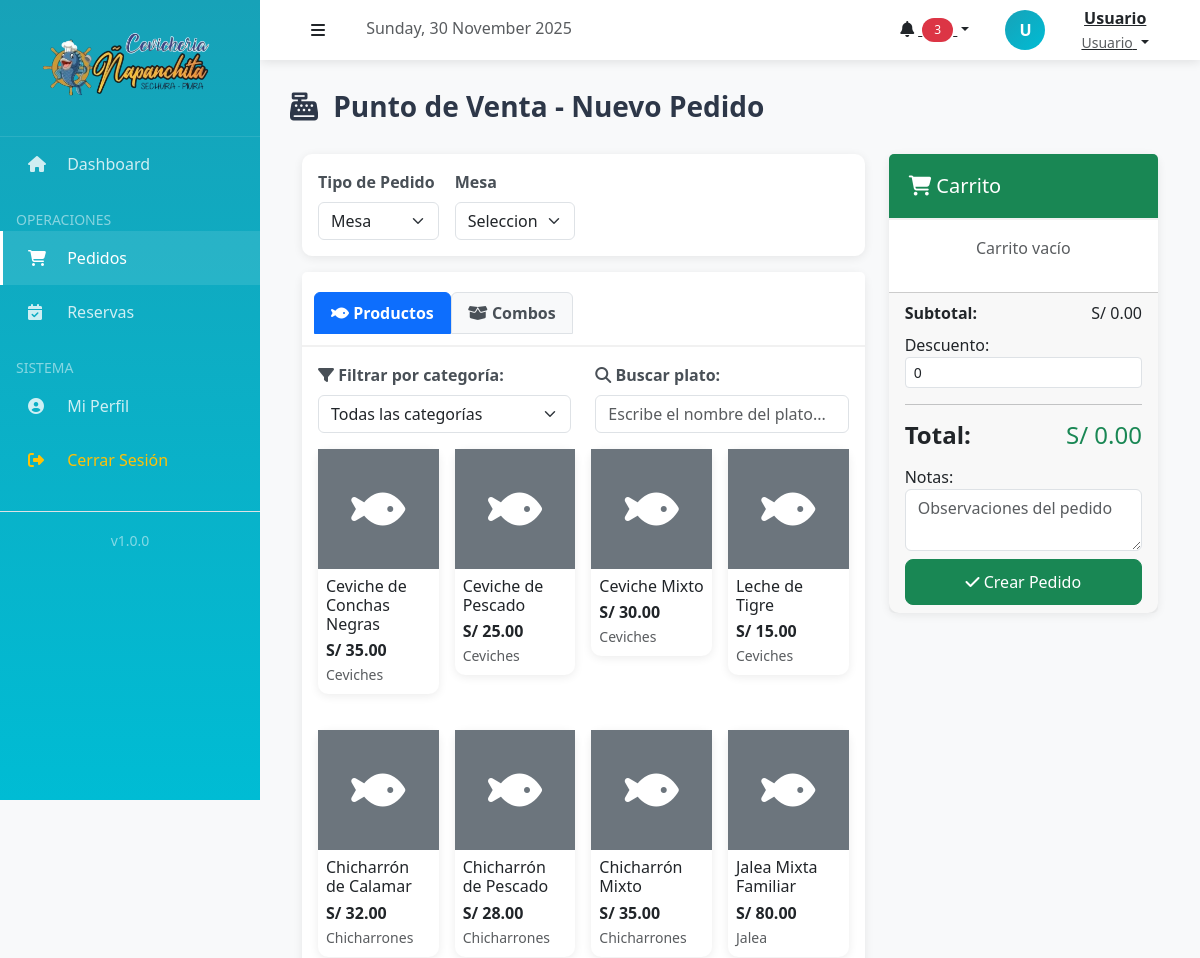
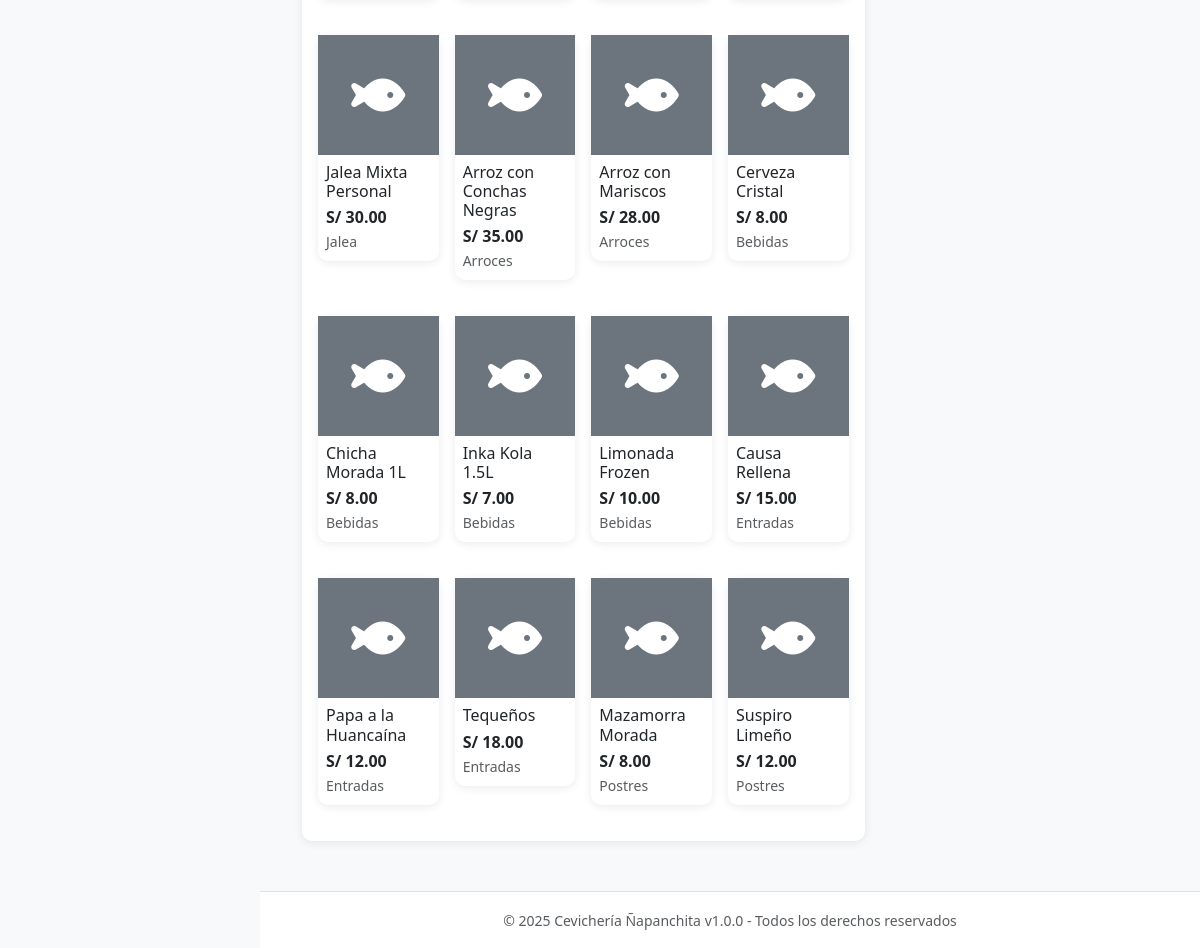
Screenshot of /index.php?action=pedidos_crear (signed in) with the database file from the repository (2 pictures, top to bottom).
### tables this page shows
CREATE TABLE platos (
    id INT AUTO_INCREMENT PRIMARY KEY,
    categoria_id INT NOT NULL,
    nombre VARCHAR(100) NOT NULL,
    descripcion TEXT,
    precio DECIMAL(10, 2) NOT NULL CHECK (precio > 0),
    imagen_url VARCHAR(255),
    disponible BOOLEAN DEFAULT TRUE,
    fecha_creacion TIMESTAMP DEFAULT CURRENT_TIMESTAMP,
    
    FOREIGN KEY (categoria_id) REFERENCES categorias(id) ON DELETE RESTRICT,
    
    INDEX idx_productos_categoria (categoria_id),
    INDEX idx_productos_disponible (disponible),
    INDEX idx_productos_nombre (nombre)
);

CREATE TABLE categorias (
    id INT AUTO_INCREMENT PRIMARY KEY,
    nombre VARCHAR(50) UNIQUE NOT NULL,
    descripcion TEXT,
    orden INT DEFAULT 0 COMMENT 'Orden de visualizaciÃ³n',
    activo BOOLEAN DEFAULT TRUE,
    
    INDEX idx_categorias_activo (activo),
    INDEX idx_categorias_orden (orden)
);

### controllers/PedidoController.php (called while the page is built, shortened)
<?php
require_once __DIR__ . '/../config/database.php';
require_once __DIR__ . '/../models/Plato.php';
class PedidoController
{
    private $plato;
    public function __construct()
    {
        $database = new Database();
        $this->db = $database->getConnection();
        $this->plato = new Plato($this->db);
    }
    public function crear()
    {
        $platos = $this->plato->listar(true);
        require_once __DIR__ . '/../views/pedidos/crear.php';
    }
}

### config/database.php (called while the page is built, shortened)
<?php
class Database
{
    private $host = "localhost";
    private $db_name = "napanchita_db";
    private $username = "root";
    private $password = "";
    public function getConnection()
    {
        try {
            $this->conn = new PDO(
                "mysql:host=" . $this->host . ";dbname=" . $this->db_name . ";charset=utf8mb4",
                $this->username,
                $this->password
            );
            $this->conn->setAttribute(PDO::ATTR_ERRMODE, PDO::ERRMODE_EXCEPTION);
            $this->conn->setAttribute(PDO::ATTR_EMULATE_PREPARES, false);
            return $this->conn;
        } catch (PDOException $e) {
            echo "Error de conexión: " . $e->getMessage();
            return null;
        }
    }
}

### models/Plato.php (called while the page is built, shortened)
<?php
class Plato
{
    private $conn;
    private $table = "platos";
    public function __construct($db)
    {
        $this->conn = $db;
    }
    public function listar($solo_disponibles = false)
    {
        $query = "SELECT p.*, c.nombre as categoria_nombre
                  FROM " . $this->table . " p
                  LEFT JOIN categorias c ON p.categoria_id = c.id";
        if ($solo_disponibles) {
            $query .= " WHERE p.disponible = TRUE";
        }
        $query .= " ORDER BY c.orden ASC, p.nombre ASC";
        $stmt = $this->conn->prepare($query);
        $stmt->execute();
        return $stmt->fetchAll(PDO::FETCH_ASSOC);
    }
}

### views/pedidos/crear.php (the view, shortened to what this page needs)
<?php
include __DIR__ . '/../layouts/header.php';
?>
<div class="page-header">
    <h1><i class="fas fa-cash-register me-2"></i> Punto de Venta - Nuevo Pedido</h1>
</div>
<div class="container-fluid">
    <form id="formPedido" method="POST" action="index.php?action=pedidos_guardar">
        <div class="row">
            <div class="col-md-8">
                <div class="card mb-3">
                    <div class="card-body">
                        <div class="row g-3">
                            <div class="col-md-3">
                                <label class="form-label"><strong>Tipo de Pedido</strong></label>
                                <select name="tipo" id="tipoPedido" class="form-select" required>
                                    <option value="mesa">Mesa</option>
                                </select>
                            </div>
                            <div class="col-md-3" id="mesaSelect">
                                <label class="form-label">Mesa</label>
                                <select name="mesa_id" id="mesa_id" class="form-select">
                                    <option value="">Seleccionar mesa</option>
                                </select>
                            </div>
                        </div>
                    </div>
                </div>
                <div class="card">
                    <div class="card-header">
                        <ul class="nav nav-tabs card-header-tabs" role="tablist">
                            <li class="nav-item" role="presentation">
                                <button type="button" class="nav-link active" id="platos-tab-btn" data-bs-toggle="tab" data-bs-target="#platos-tab" role="tab">
                                    <i class="fas fa-fish"></i> Productos
                                </button>
                            </li>
                            <li class="nav-item" role="presentation">
                                <button type="button" class="nav-link" id="combos-tab-btn" data-bs-toggle="tab" data-bs-target="#combos-tab" role="tab">
                                    <i class="fas fa-box-open"></i> Combos
                                </button>
                            </li>
                        </ul>
                    </div>
                    <div class="card-body">
                        <div class="tab-content">
                            <div class="tab-pane fade show active" id="platos-tab" role="tabpanel">
                                <?php if (!empty($platos)): ?>
                                <div class="row mb-3">
                                    <div class="col-md-6">
                                        <label class="form-label"><i class="fas fa-filter"></i> Filtrar por categoría:</label>
                                        <select id="filtroCategoria" class="form-select">
                                            <option value="">Todas las categorías</option>
                                        </select>
                                    </div>
                                    <div class="col-md-6">
                                        <label class="form-label"><i class="fas fa-search"></i> Buscar plato:</label>
                                        <input type="text" id="buscadorPlato" class="form-control" placeholder="Escribe el nombre del plato...">
                                    </div>
                                </div>
                                <div class="row g-3" id="platos-container">
                                    <?php foreach ($platos as $prod): ?>
                                        <div class="col-md-3 plato-item" data-categoria="<?php echo $prod['categoria_id']; ?>" data-nombre="<?php echo strtolower($prod['nombre']); ?>">
                                            <div class="card plato-card" onclick="agregarAlCarrito('plato', <?php echo $prod['id']; ?>, '<?php echo addslashes($prod['nombre']); ?>', <?php echo $prod['precio']; ?>)">
                                                <?php if ($prod['imagen_url']): ?>
                                                    <img src="<?php echo BASE_URL . $prod['imagen_url']; ?>" class="card-img-top plato-imagen" alt="<?php echo $prod['nombre']; ?>">
                                                <?php else: ?>
                                                    <div class="bg-secondary text-white plato-imagen d-flex align-items-center justify-content-center">
                                                        <i class="fas fa-fish fa-3x"></i>
                                                    </div>
                                                <?php endif; ?>
                                                <div class="card-body p-2">
                                                    <h6 class="card-title mb-1"><?php echo $prod['nombre']; ?></h6>
                                                    <p class="card-text mb-0"><strong>S/ <?php echo number_format($prod['precio'], 2); ?></strong></p>
                                                    <small class="text-muted"><?php echo $prod['categoria_nombre']; ?></small>
                                                </div>
                                            </div>
                                        </div>
                                    <?php endforeach; ?>
                                </div>
                                <?php endif; ?>
                            </div>
                        </div>
                    </div>
                </div>
            </div>
            <div class="col-md-4">
                <div id="resumen-pedido">
                    <div class="card">
                        <div class="card-header bg-success text-white">
                            <h5 class="mb-0"><i class="fas fa-shopping-cart"></i> Carrito</h5>
                        </div>
                        <div class="card-body" style="max-height: 400px; overflow-y: auto;">
                            <div id="carrito-items">
                                <p class="text-muted text-center">Carrito vacío</p>
                            </div>
                        </div>
                        <div class="card-footer">
                            <div class="mb-2">
                                <strong>Subtotal:</strong>
                                <span class="float-end">S/ <span id="subtotal">0.00</span></span>
                            </div>
                            <div class="mb-2">
                                <label>Descuento:</label>
                                <input type="number" name="descuento" id="descuento" class="form-control form-control-sm" value="0" step="0.01" min="0">
                            </div>
                            <hr>
                            <div class="mb-3">
                                <h4><strong>Total:</strong> <span class="float-end text-success">S/ <span id="total">0.00</span></span></h4>
                            </div>
                            <div class="mb-2">
                                <label>Notas:</label>
                                <textarea name="notas" class="form-control" rows="2" placeholder="Observaciones del pedido"></textarea>
                            </div>
                            <button type="submit" class="btn btn-success w-100" id="btnGuardarPedido">
                                <i class="fas fa-check"></i> Crear Pedido
                            </button>
                        </div>
                    </div>
                </div>
            </div>
        </div>
    </form>
</div>
<?php
include __DIR__ . '/../layouts/footer.php';
?>

### public/css/style.css (style rules this page uses)
:root { --color-primary: #667eea; --color-secondary: #764ba2; --color-success: #28a745; --color-danger: #dc3545; --color-warning: #ffc107; --color-info: #17a2b8; --color-light: #f8f9fa; --color-dark: #343a40; --transition: all 0.3s ease; }
body { font-family: 'Segoe UI', Tahoma, Geneva, Verdana, sans-serif; background-color: #f4f6f9; }
.card { transition: var(--transition); margin-bottom: 20px; }
.card-header { font-weight: 600; background: linear-gradient(135deg, var(--color-primary) 0%, var(--color-secondary) 100%); color: white; border-bottom: none; }
.btn { transition: var(--transition); font-weight: 500; border-radius: 8px; padding: 10px 20px; }
.form-label { font-weight: 600; color: #495057; margin-bottom: 8px; }

### public/css/tema-celeste.css (style rules this page uses)
:root { --primary-color: #17a2b8; --primary-dark: #138496; --primary-light: #00bcd4; --primary-gradient: linear-gradient(135deg, #17a2b8 0%, #00bcd4 100%); }
.nav-link.active { background-color: #17a2b8; color: white !important; }
.nav-tabs .nav-link.active { color: #17a2b8; border-bottom-color: #17a2b8; }

### views/layouts/header.php (style rules this page uses)
:root { --sidebar-width: 260px; --header-height: 60px; --primary-color: #17a2b8; --secondary-color: #00bcd4; }
body { font-family: 'Segoe UI', Tahoma, Geneva, Verdana, sans-serif; background-color: #f8f9fa; }
.page-header { margin-bottom: 30px; }
.page-header h1 { font-size: 28px; font-weight: 700; color: #2d3748; margin: 0; }
.card { border: none; box-shadow: 0 2px 10px rgba(0, 0, 0, 0.08); border-radius: 10px; }
.card-header { background: white; border-bottom: 2px solid #f1f1f1; font-weight: 600; padding: 20px; }

### views/pedidos/crear.php (style rules this page uses)
.plato-card { cursor: pointer; transition: transform 0.2s; }
.plato-imagen { width: 100%; height: 120px; object-fit: cover; }
#resumen-pedido { position: sticky; top: 20px; }
.nav-tabs .nav-link { color: #495057; background-color: #f8f9fa; border: 1px solid #dee2e6; }
.nav-tabs .nav-link.active { color: #fff; background-color: #0d6efd; border-color: #0d6efd; font-weight: 600; }

### rows the page displays
platos: nombre "Ceviche de Conchas Negras", precio "35.00", categoria.nombre "Ceviches"
platos: nombre "Ceviche de Pescado", precio "25.00", categoria.nombre "Ceviches"
platos: nombre "Ceviche Mixto", precio "30.00", categoria.nombre "Ceviches"
platos: nombre "Leche de Tigre", precio "15.00", categoria.nombre "Ceviches"
platos: nombre "Chicharrón de Calamar", precio "32.00", categoria.nombre "Chicharrones"
platos: nombre "Chicharrón de Pescado", precio "28.00", categoria.nombre "Chicharrones"
platos: nombre "Chicharrón Mixto", precio "35.00", categoria.nombre "Chicharrones"
platos: nombre "Jalea Mixta Familiar", precio "80.00", categoria.nombre "Jalea"
platos: nombre "Jalea Mixta Personal", precio "30.00", categoria.nombre "Jalea"
platos: nombre "Arroz con Conchas Negras", precio "35.00", categoria.nombre "Arroces"
platos: nombre "Arroz con Mariscos", precio "28.00", categoria.nombre "Arroces"
platos: nombre "Cerveza Cristal", precio "8.00", categoria.nombre "Bebidas"
platos: nombre "Chicha Morada 1L", precio "8.00", categoria.nombre "Bebidas"
platos: nombre "Inka Kola 1.5L", precio "7.00", categoria.nombre "Bebidas"
platos: nombre "Limonada Frozen", precio "10.00", categoria.nombre "Bebidas"
platos: nombre "Causa Rellena", precio "15.00", categoria.nombre "Entradas"
platos: nombre "Papa a la Huancaína", precio "12.00", categoria.nombre "Entradas"
platos: nombre "Tequeños", precio "18.00", categoria.nombre "Entradas"
platos: nombre "Mazamorra Morada", precio "8.00", categoria.nombre "Postres"
platos: nombre "Suspiro Limeño", precio "12.00", categoria.nombre "Postres"

### other values shown
APP_VERSION "1.0.0"
substr($_SESSION['nombre'] ?? 'U', 0, 1) "U"
$_SESSION['nombre'] "Usuario"
$_SESSION['rol'] "Usuario"
APP_NAME "Cevichería Ñapanchita"
